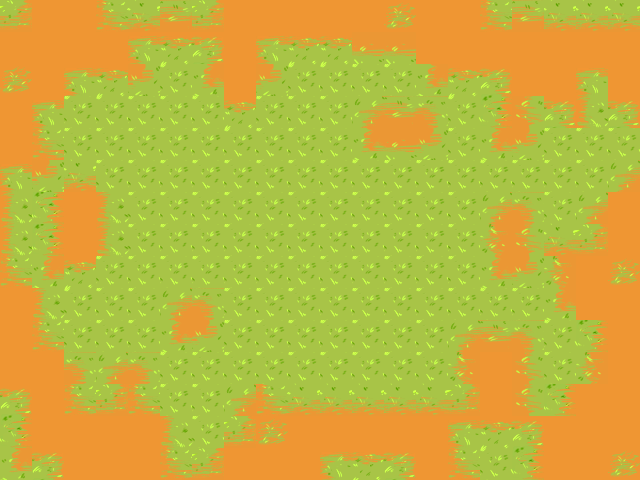

A level layout from a 2D game, rendered from its tile map. Below: a short description, then the map file with its tile-grid data intact:
An orthogonal 20x15 tile map with 32x32 px tiles, 1 tile layer (Tile Layer 1).

<map version="1.0" orientation="orthogonal" renderorder="right-down" width="20" height="15" tilewidth="32" tileheight="32" nextobjectid="1">
 <tileset firstgid="1" name="Tile_Grass" tilewidth="32" tileheight="32" margin="1">
  <image source="Tile_Grass.png" width="131" height="197" />
  <terraintypes>
   <terrain name="Grass" tile="5" />
   <terrain name="Dirt" tile="3" />
  </terraintypes>
  <tile id="3" terrain="0,0,0,0" />
  <tile id="8" terrain="1,,1,1" />
 </tileset>
 <layer name="Tile Layer 1" width="20" height="15">
  <data encoding="csv">
11,4,4,9,10,14,11,4,4,4,4,4,8,4,4,9,14,10,10,10,
4,4,4,4,1,2,3,4,1,2,2,22,22,4,4,4,4,4,4,4,
8,4,1,2,23,6,21,4,23,6,6,6,6,21,2,3,4,4,1,4,
4,1,6,6,6,6,6,2,6,6,6,13,14,15,6,7,19,3,5,3,
4,9,6,6,6,6,6,6,6,6,6,21,22,23,6,21,23,6,6,6,
1,23,10,6,6,6,6,6,6,6,6,6,6,6,6,6,6,6,6,13,
5,7,4,5,6,6,6,6,6,6,6,6,6,6,6,13,15,6,13,4,
5,7,4,5,6,6,6,6,6,6,6,6,6,6,6,17,19,10,11,4,
9,21,2,6,6,6,6,6,6,6,6,6,6,6,6,21,23,17,4,8,
4,5,6,6,6,13,15,6,6,6,6,6,6,6,6,6,6,21,4,4,
4,9,6,6,6,21,23,6,6,6,6,6,6,6,13,14,15,6,7,4,
4,4,15,13,15,6,6,6,6,6,6,6,6,6,17,4,19,6,17,4,
3,4,9,11,9,6,6,13,9,10,10,10,10,10,11,4,19,7,4,4,
7,4,4,4,4,5,6,11,8,4,4,4,4,4,1,2,3,4,4,4,
21,3,4,4,4,9,11,4,4,4,1,2,3,4,9,6,7,4,4,8
</data>
 </layer>
</map>